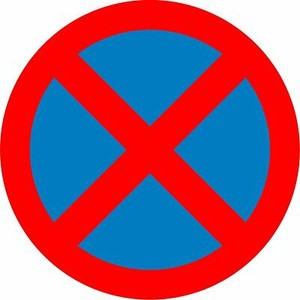
#> input picture data/cam/cam_dung/cam_dung2.jpg, 300 x 300 px
$ python -i color_histogram_extractor.py   (imports and definitions only)
#> lines starting #> are read from the running program, lines starting #| are printed output that depends on the picture
import cv2
import numpy as np


def extract_color_histogram(image_path, bins=16):
    """
    Hàm trích xuất đặc trưng màu sắc với Log giải trình chi tiết.
    """
#> called with image_path = 'data/cam/cam_dung/cam_dung2.jpg', bins = 16
    # 1. Đọc ảnh
    img = cv2.imread(image_path)
#> img is the input picture: shape (300, 300, 3); mean B, G, R 120.4, 97.5, 166
    if img is None:
        print(f"--- LỖI: Không tìm thấy ảnh tại {image_path} ---")
        return None

    # 2. Tiền xử lý (Chuẩn hóa kích thước)
    # Chúng ta dùng 64x64 để mọi ảnh đều có tổng số pixel bằng nhau (4096 pixels)
    img_resized = cv2.resize(img, (64, 64))
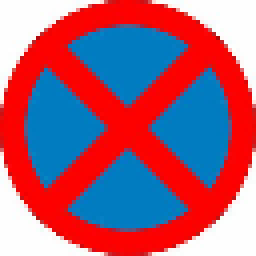
#> img_resized: shape (64, 64, 3) (shown 4 times larger); mean B, G, R 120.2, 97.2, 165.7

    # 3. Chuyển đổi không gian màu sang HSV
    # Bản chất: Tách riêng màu sắc (Hue) khỏi độ sáng (Value)
    hsv = cv2.cvtColor(img_resized, cv2.COLOR_BGR2HSV)
#> hsv: shape (64, 64, 3); mean H, S, V 52.8, 193.5, 226

    # 4. Tính toán Histogram cho kênh Hue (H)
    # Range của H trong OpenCV là [0, 180]
    hist = cv2.calcHist([hsv], [0], None, [bins], [0, 180])
#> hist = [2162, 30, 19, 7, 11, 8, 48, 29, 1204, 152, 19, 11, 16, 33, 110, 237]

    # 5. Chuẩn hóa Vector (Normalization)
    # Công thức: L1-Norm (Tổng các bin = 1) giúp tính toán tỉ lệ phần trăm
    hist_norm = cv2.normalize(hist, hist, norm_type=cv2.NORM_L1).flatten()
#> hist_norm = [0.528, 0.00732, 0.00464, 0.00171, 0.00269, 0.00195, 0.0117, 0.00708, 0.294, 0.0371, 0.00464, 0.00269, 0.00391, 0.00806, 0.0269, 0.0579]

    # --- HỆ THỐNG LOG CHUYÊN GIA ---
    print("\n" + "=" * 60)
    print(f"LOG TOÁN HỌC: TRÍCH XUẤT ĐẶC TRƯNG CHO {image_path.upper()}")
    print("=" * 60)
    print(f"[THÔNG SỐ CẤU HÌNH]")
    print(f" - Kích thước ảnh chuẩn hóa: 64x64 pixels")
    print(f" - Tổng số điểm ảnh (N): {64 * 64}")
    print(f" - Số lượng thùng chứa (Bins): {bins}")
    print(f" - Độ rộng mỗi Bin: {180 / bins} độ (trên thang 180)")

    print(f"\n[CHI TIẾT VECTOR ĐẶC TRƯNG]")
    for i in range(len(hist_norm)):
        # Hiển thị biểu đồ cột bằng ký tự để minh họa
        bar = "|" * int(hist_norm[i] * 100)
        print(
            f" Bin {i:02d} ({int(i * (180 / bins)):>3d}° - {int((i + 1) * (180 / bins)):>3d}°): {hist_norm[i]:.4f} {bar}")
#> this loop made 16 passes
#> bar on passes 2 to 13: '', '', '', '', '', '|', '', '|||||||||||||||||||||||||||||', '|||', '', '', ''
#|  Bin 00 (  0° -  11°): 0.5278 ||||||||||||||||||||||||||||||||||||||||||||||||||||
#|  Bin 01 ( 11° -  22°): 0.0073
#|  Bin 02 ( 22° -  33°): 0.0046
#|  Bin 03 ( 33° -  45°): 0.0017
#|  Bin 04 ( 45° -  56°): 0.0027
#|  Bin 05 ( 56° -  67°): 0.0020
#|  Bin 06 ( 67° -  78°): 0.0117 |
#|  Bin 07 ( 78° -  90°): 0.0071
#> (further printed lines are left out)

    print("\n[GIẢI TRÌNH BẢN CHẤT]")
    max_idx = np.argmax(hist_norm)
#> max_idx = 0
    print(f" - Giá trị lớn nhất tập trung tại Bin: {max_idx}")
#|  - Giá trị lớn nhất tập trung tại Bin: 0
    print(f" - Tỉ lệ màu sắc chiếm ưu thế: {hist_norm[max_idx] * 100:.2f}%")
#|  - Tỉ lệ màu sắc chiếm ưu thế: 52.78%
    print("=" * 60 + "\n")

    return hist_norm

# Thử nghiệm với một tấm ảnh
# feature_vector = extract_color_histogram("bien_bao_test.jpg", bins=16)

>>> result = extract_color_histogram('data/cam/cam_dung/cam_dung2.jpg')
#> result has the same summary as hist_norm in extract_color_histogram

$ run again, on data/cam/cam_dung/cam_dung1.png
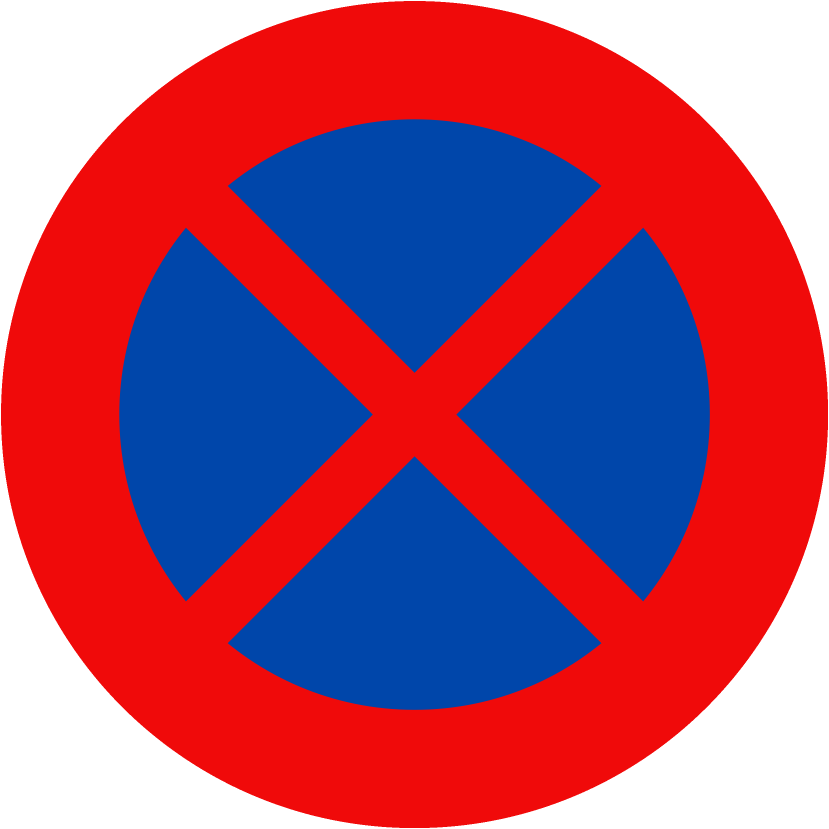
#> input picture data/cam/cam_dung/cam_dung1.png, 2487 x 2487 px (shown at 1/3 size)
#> in extract_color_histogram, img is the input picture: shape (2487, 2487, 3); mean B, G, R 111.8, 81.5, 170.7
#> in extract_color_histogram, `img_resized = cv2.resize(img, (64, 64))`:
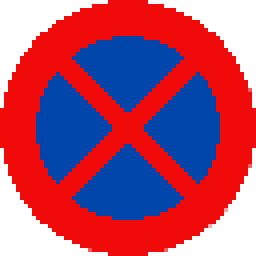
#> img_resized: shape (64, 64, 3) (shown 4 times larger); mean B, G, R 111.1, 81.4, 172.1
#> hsv: shape (64, 64, 3); mean H, S, V 32.1, 193.8, 222.5
#> hist = [2880, 0, 0, 0, 0, 0, 0, 0, 0, 1216, 0, 0, 0, 0, 0, 0]
#> hist_norm = [0.703, 0, 0, 0, 0, 0, 0, 0, 0, 0.297, 0, 0, 0, 0, 0, 0]
#> the loop in extract_color_histogram, `for i in range(len(hist_norm)):` made 16 passes
#> bar on passes 2 to 9: '', '', '', '', '', '', '', ''
#> (printed output is left out)
#> max_idx = 0
#|  - Giá trị lớn nhất tập trung tại Bin: 0
#|  - Tỉ lệ màu sắc chiếm ưu thế: 70.31%
#> result has the same summary as hist_norm in extract_color_histogram
